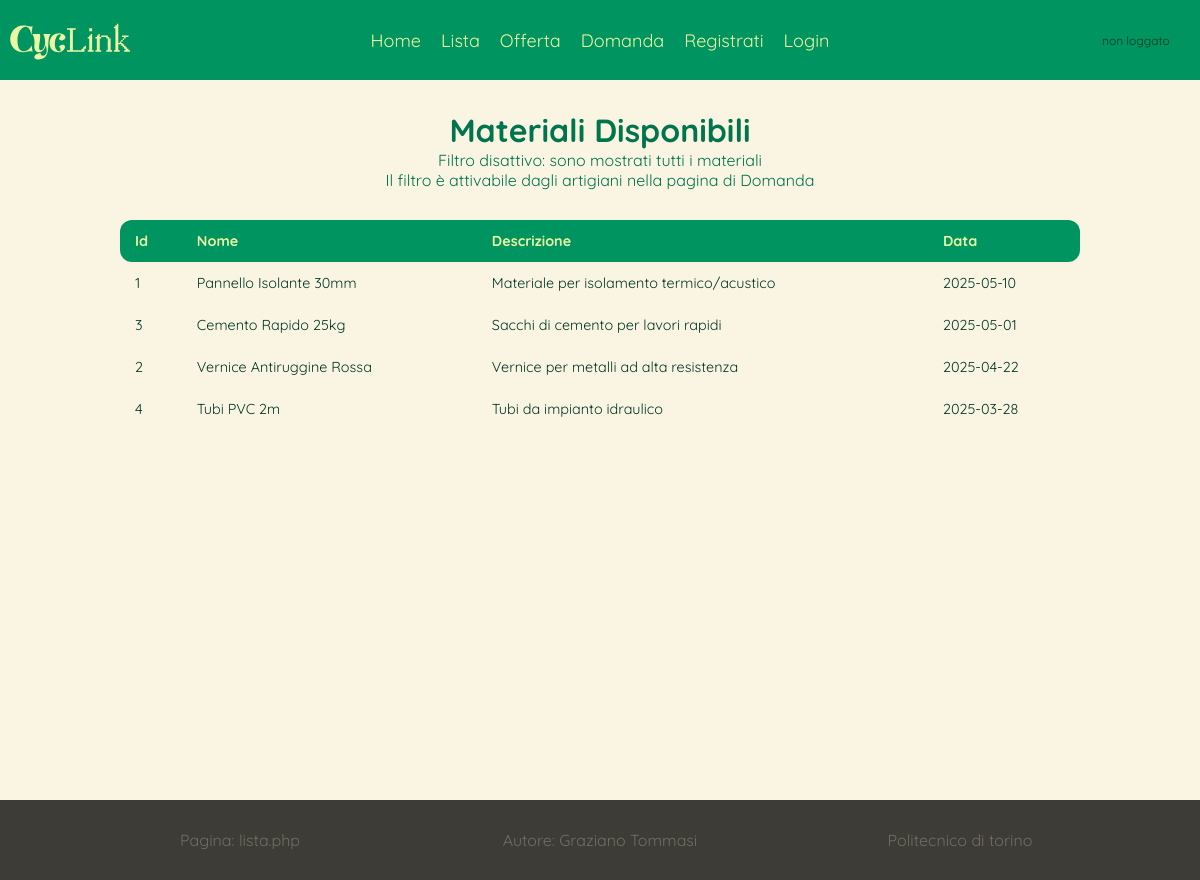
The page /php/lista.php on the database its author committed.
### tables this page shows
CREATE TABLE IF NOT EXISTS MATERIALI (
    ID INT AUTO_INCREMENT PRIMARY KEY,
    NOME VARCHAR(40) NOT NULL CHECK (CHAR_LENGTH(NOME) BETWEEN 10 AND 40),
    DESCRIZIONE VARCHAR(250),
    DATA DATE NOT NULL,
    QUANTITA INT NOT NULL,
    COSTO DECIMAL(10,2) NOT NULL,
    ID_UTENTE INT NOT NULL,
    FOREIGN KEY (ID_UTENTE) REFERENCES UTENTI(ID)
);

### php/lista.php (the view, shortened to what this page needs)
<?php
$tabella = [];
$filtro_data_attivo = isset($_SESSION['filtro_data']) && !empty($_SESSION['filtro_data']);
$con=connettiDB('lettore');
if(!$filtro_data_attivo){
    $stmt = mysqli_prepare($con, "SELECT ID,NOME,DESCRIZIONE,DATA,QUANTITA,COSTO FROM MATERIALI ORDER BY data DESC");
    if (!mysqli_stmt_execute($stmt)) {
        $_SESSION['error_message'] = "Si è verificato un errore, riprovare";
        mysqli_stmt_close($stmt);
        header('Location: errore.php');
        exit;
    }
    mysqli_stmt_bind_result($stmt, $id,$nome,$descrizione,$data,$quantita,$costo);
    while(mysqli_stmt_fetch($stmt)){
        $tabella[] = [$id,$nome,$descrizione,$data,$quantita,$costo];
    }
}
?>
<!DOCTYPE html>
<html lang="it">
<head>
    <link rel="stylesheet" href="../css/style.css">
</head>
<body>
    <div class="header-box">
        <?php include("header.php") ?>
    </div>
    <main class="lista">
        <div class="lista-header">
            <h1>Materiali Disponibili</h1>
            <?php if ($filtro_data_attivo){
                echo '<div class="filtro-lista">';
                echo '<p>Filtro attivo:Mostrati solo materiali inseriti dopo il' . htmlspecialchars($filtro_data) . '</p>';
                echo '<p>Il filtro è stato applicato dalla pagina Domanda</p>';
                echo '</div>';
            } else {
                echo '<div class="filtro-lista">';
                echo '<p>Filtro disattivo: sono mostrati tutti i materiali </p>';
                echo '<p>Il filtro è attivabile dagli artigiani nella pagina di Domanda</p>';
                echo '</div>';
            }
            ?>
        </div>
        <div class="tabella-materiali">
            <table>
                <thead>
                    <tr>
                        <th>Id</th>
                        <th>Nome</th>
                        <th>Descrizione</th>
                        <th>Data</th>
                    </tr>
                </thead>
                <tbody>
                    <?php
                        for($i=0;$i<count($tabella);$i++){
                            echo '<tr>';
                            echo '<td>' . $tabella[$i][0] . '</td>';
                            echo '<td>' . $tabella[$i][1] . '</td>';
                            echo '<td>' . $tabella[$i][2] . '</td>';
                            echo '<td>' . $tabella[$i][3] . '</td>';
                            echo '</tr>';
                        }
                    ?>
                </tbody>
            </table>
        </div>
    </main>
    <div class="footer-box">
        <?php include("footer.php"); ?>
    </div>
</body>
</html>

### php/header.php (shortened to what this page needs)
<header>
    <div class="logo">
        <img src="../img/logo.svg" alt="cyclink">
    </div>
    <div class="menu">
        <nav id="nav-menu">
            <ul>
                <div class="link" id="link">
                    <li><a href="home.php">Home</a></li>
                    <li><a href="lista.php">Lista</a></li>
                    <li><a href="offerta.php">Offerta</a></li>
                    <li><a href="domanda.php">Domanda</a></li>
                    <li><a href="registrazione.php">Registrati</a></li>
                    <?php
                        if (isset($_SESSION['username'])) {
                        echo '<li><a href="logout.php">Logout</a></li>';
                        } else {
                            echo '<li><a href="login.php">Login</a></li>';
                        }
                    ?>
                </div>
            </ul>
        </nav>
    </div>
    <div class="informazioni-utente" id='info_utente'>
        <?php
            if (isset($_SESSION['username'])) {
                if($_SESSION['artigiano']===1){
                    echo "<p class='credito'>Utente: " . htmlspecialchars($_SESSION['username']) . " | Saldo: " . number_format($_SESSION['saldo'], 2) . "€</p>";
                } else {
                    echo "<p class='credito'>Utente: " . htmlspecialchars($_SESSION['username']) .  "</p>";
                }
            } else {
            echo "<p class='credito'>non loggato</p>";
            }
        ?>
    </div>
</header>

### php/footer.php
<footer>
    <p>Pagina: <?php echo basename($_SERVER['PHP_SELF']); ?></p>
    <p>Autore: Graziano Tommasi</p>
    <a href="https://www.polito.it/">Politecnico di torino</a>
</footer>

### css/style.css (style rules this page uses)
* { margin: 0; padding: 0; box-sizing: border-box; }
body { background-color: #faf4e3; font-family: 'Quicksand', sans-serif; display: flex; flex-direction: column; justify-content: flex-start; align-items: stretch; min-height: 110vh; min-width: 320px; margin: 0px 0px; max-width: 100%; overflow-x: hidden; }
html { overflow-x: hidden; }
.header-box { height: 10vh; width: 100%; position: relative; top: 0; left: 0; right: 0; z-index: 1000; }
header { background-color: #009460; height: 100%; width: 100%; display: flex; align-items: center; justify-content: flex-start; }
.logo { width: 25%; height: 100%; display: flex; align-items: center; justify-content: flex-start; }
.logo img { height: auto; width: 50%; max-width: 240px; padding: 2%; padding-right: 20px; padding-left: 10px; object-fit: contain; }
.menu { height: 100%; flex: 1; display: flex; align-items: center; justify-content: flex-end; }
.menu nav { height: 100%; width: 100%; display: flex; align-items: center; justify-content: flex-end; }
.menu nav ul { height: 100%; width: 100%; list-style: none; display: flex; align-items: center; justify-content: flex-end; }
.link { flex: 1; height: 100%; display: flex; align-items: center; justify-content: center; gap: 20px; }
.informazioni-utente { width: 25%; height: 100%; display: flex; align-items: center; justify-content: center; padding-right: 10px; }
.link li a { color: #ECF7A3; font-size: 18px; text-decoration: none; }
.credito { width: 100%; height: 100%; color: #003724; font-size: 12px; display: flex; justify-content: flex-end; align-items: center; margin-right: 7%; }
.footer-box { width: 100%; height: 10vh; left: 0; right: 0; }
footer { width: 100%; height: 100%; display: flex; align-items: center; justify-content: center; gap:5%; background-color: #3E3C36; color: #726E64; user-select: none; }
footer a { text-decoration: none; color: #726E64; }
footer a, footer p { width: 25%; text-align: center; }
table { width: 100%; border-collapse: separate; border-spacing: 0; user-select: none; overflow: hidden; }
thead { background-color: #009460; color: #ECF7A3; text-align: left; font-weight: bold; table-layout: fixed; }
tbody tr td:first-child { border-top-left-radius: 12px; border-bottom-left-radius: 12px; }
tbody tr td:last-child { border-top-right-radius: 12px; border-bottom-right-radius: 12px; }
thead th:first-child { border-top-left-radius: 12px; border-bottom-left-radius: 12px; }
thead th:last-child { border-top-right-radius: 12px; border-bottom-right-radius: 12px; }
th,td { padding: 12px 15px; word-wrap: break-word; white-space: normal; }
tbody tr { border-bottom: 1px solid #FFE7A5; color: #003724; transition: background-color 0.5s; }
tbody tr:last-of-type { border-bottom: 2px solid #009460; }
.lista { width: 100%; min-height: 90vh; flex: 1; display: flex; flex-direction: column; justify-content: flex-start; align-items: center; }
.lista-header { width: 100%; display: flex; flex-direction: column; justify-content: flex-start; align-items: center; margin-top: 30px; color: #00744C; }
.lista-header h1 { font-size: bold; }
.lista-header p { text-align: center; }
.tabella-materiali { width: 100%; display: flex; flex-direction: column; justify-content: flex-start; align-items: center; margin-top: 30px; padding: 0 10%; font-size: 0.9em; min-width: 400px; overflow-x: auto; margin-bottom: 30px; }

### rows shown on the page
materiali: ID "1", NOME "Pannello Isolante 30mm", DESCRIZIONE "Materiale per isolamento termico/acustico", DATA "2025-05-10"
materiali: ID "3", NOME "Cemento Rapido 25kg", DESCRIZIONE "Sacchi di cemento per lavori rapidi", DATA "2025-05-01"
materiali: ID "2", NOME "Vernice Antiruggine Rossa", DESCRIZIONE "Vernice per metalli ad alta resistenza", DATA "2025-04-22"
materiali: ID "4", NOME "Tubi PVC 2m", DESCRIZIONE "Tubi da impianto idraulico", DATA "2025-03-28"

### other values the page prints
basename($_SERVER['PHP_SELF']) "lista.php"
